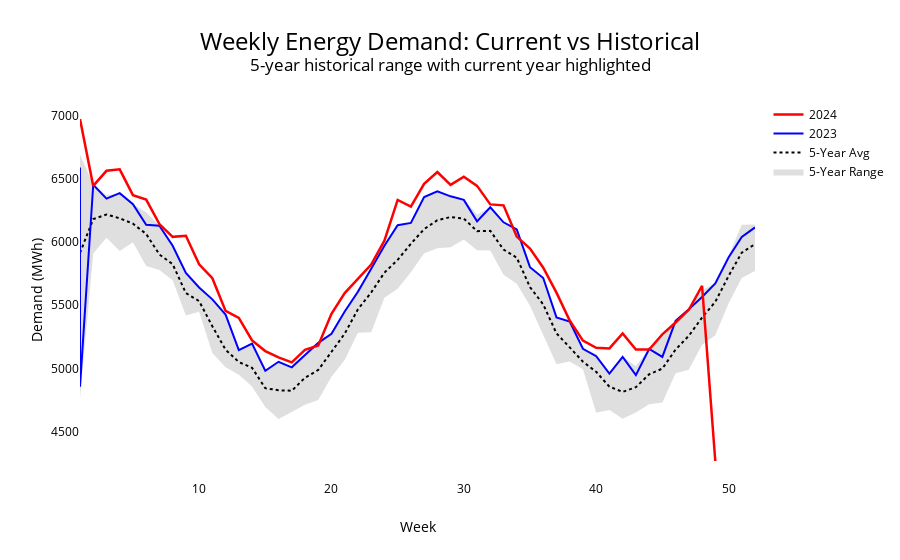

The notebook cell this image was saved under:
### Markdown cell above
## Real-World Use Case: Energy Demand

A common use case for range plots is comparing current energy/resource consumption against historical patterns.

### Code cell
# Simulate energy demand data with realistic patterns
np.random.seed(456)
energy_dates = pd.date_range('2018-01-01', '2024-11-30', freq='D')

energy_demand = []
for date in energy_dates:
    # Base load
    base = 5000
    # Seasonal pattern (higher in summer/winter for HVAC)
    seasonal = 1500 * np.cos(2 * np.pi * (date.dayofyear - 200) / 365) ** 2
    # Weekly pattern (lower on weekends)
    weekend_factor = 0.7 if date.dayofweek >= 5 else 1.0
    # Year-over-year growth
    growth = (date.year - 2018) * 100
    # Random variation
    noise = np.random.randn() * 200
    energy_demand.append((base + seasonal + growth + noise) * weekend_factor)

df_energy = pd.DataFrame({
    'date': energy_dates,
    'demand_mwh': energy_demand
})

# Weekly ending Friday for energy reporting
(
    ggplot(df_energy, aes(x='date', y='demand_mwh')) +
    geom_range(freq='W-Fri', ribbon_alpha=0.25) +
    labs(title='Weekly Energy Demand: Current vs Historical',
         subtitle='5-year historical range with current year highlighted',
         x='Week', y='Demand (MWh)') +
    theme_minimal()
)

### Figure 1 — Plotly figure (JSON) as saved in the notebook; plotly's stock layout.template omitted (floating-point values rounded to 4 significant figures)
{"data": [{"hoverinfo": "skip", "line": {"width": 0}, "mode": "lines", "showlegend": false, "type": "scatter", "x": [1, 2, 3, 4, 5, 6, 7, 8, 9, 10, 11, 12, 13, 14, 15, 16, 17, 18, 19, 20, 21, 22, 23, 24, 25, 26, 27, 28, 29, 30, 31, 32, 33, 34, 35, 36, 37, 38, 39, 40, 41, 42, 43, 44, 45, 46, 47, 48, 49, 50, 51, 52], "xaxis": "x", "y": [4762.0, 5909.0, 6033.0, 5929.0, 5998.0, 5810.0, 5778.0, 5698.0, 5418.0, 5449.0, 5121.0, 5010.0, 4949.0, 4857.0, 4693.0, 4599.0, 4653.0, 4711.0, 4749.0, 4933.0, 5066.0, 5282.0, 5285.0, 5559.0, 5630.0, 5761.0, 5912.0, 5951.0, 5959.0, 6021.0, 5934.0, 5934.0, 5741.0, 5670.0, 5496.0, 5264.0, 5032.0, 5055.0, 4992.0, 4647.0, 4670.0, 4600.0, 4650.0, 4716.0, 4730.0, 4961.0, 4989.0, 5187.0, 5262.0, 5514.0, 5716.0, 5771.0], "yaxis": "y"}, {"customdata": [[4762.0], [5909.0], [6033.0], [5929.0], [5998.0], [5810.0], [5778.0], [5698.0], [5418.0], [5449.0], [5121.0], [5010.0], [4949.0], [4857.0], [4693.0], [4599.0], [4653.0], [4711.0], [4749.0], [4933.0], [5066.0], [5282.0], [5285.0], [5559.0], [5630.0], [5761.0], [5912.0], [5951.0], [5959.0], [6021.0], [5934.0], [5934.0], [5741.0], [5670.0], [5496.0], [5264.0], [5032.0], [5055.0], [4992.0], [4647.0], [4670.0], [4600.0], [4650.0], [4716.0], [4730.0], [4961.0], [4989.0], [5187.0], [5262.0], [5514.0], [5716.0], [5771.0]], "fill": "tonexty", "fillcolor": "rgba(128, 128, 128, 0.25)", "hovertemplate": "%{x}<br>Min: %{customdata[0]:.2f}<br>Max: %{y:.2f}<extra></extra>", "line": {"width": 0}, "mode": "lines", "name": "5-Year Range", "showlegend": true, "type": "scatter", "x": [1, 2, 3, 4, 5, 6, 7, 8, 9, 10, 11, 12, 13, 14, 15, 16, 17, 18, 19, 20, 21, 22, 23, 24, 25, 26, 27, 28, 29, 30, 31, 32, 33, 34, 35, 36, 37, 38, 39, 40, 41, 42, 43, 44, 45, 46, 47, 48, 49, 50, 51, 52], "xaxis": "x", "y": [6694.0, 6454.0, 6372.0, 6387.0, 6299.0, 6237.0, 6130.0, 5971.0, 5756.0, 5640.0, 5546.0, 5426.0, 5145.0, 5196.0, 4981.0, 5052.0, 5008.0, 5106.0, 5202.0, 5273.0, 5450.0, 5628.0, 5789.0, 5971.0, 6133.0, 6152.0, 6356.0, 6402.0, 6362.0, 6338.0, 6215.0, 6275.0, 6156.0, 6100.0, 5801.0, 5715.0, 5404.0, 5370.0, 5155.0, 5116.0, 4963.0, 5091.0, 5019.0, 5153.0, 5245.0, 5377.0, 5468.0, 5618.0, 5674.0, 5888.0, 6138.0, 6139.0], "yaxis": "y"}, {"hovertemplate": "%{x}<br>Avg: %{y:.2f}<extra></extra>", "line": {"color": "black", "dash": "dot", "width": 2}, "mode": "lines", "name": "5-Year Avg", "showlegend": true, "type": "scatter", "x": [1, 2, 3, 4, 5, 6, 7, 8, 9, 10, 11, 12, 13, 14, 15, 16, 17, 18, 19, 20, 21, 22, 23, 24, 25, 26, 27, 28, 29, 30, 31, 32, 33, 34, 35, 36, 37, 38, 39, 40, 41, 42, 43, 44, 45, 46, 47, 48, 49, 50, 51, 52], "xaxis": "x", "y": [5914.0, 6182.0, 6219.0, 6188.0, 6146.0, 6064.0, 5901.0, 5825.0, 5596.0, 5532.0, 5333.0, 5147.0, 5050.0, 5004.0, 4843.0, 4827.0, 4822.0, 4926.0, 4987.0, 5127.0, 5275.0, 5467.0, 5601.0, 5758.0, 5859.0, 5986.0, 6103.0, 6173.0, 6198.0, 6186.0, 6086.0, 6089.0, 5941.0, 5876.0, 5643.0, 5506.0, 5277.0, 5166.0, 5053.0, 4972.0, 4855.0, 4814.0, 4851.0, 4953.0, 4998.0, 5149.0, 5258.0, 5402.0, 5527.0, 5731.0, 5916.0, 5984.0], "yaxis": "y"}, {"hovertemplate": "2023<br>%{x}<br>Value: %{y:.2f}<extra></extra>", "line": {"color": "blue", "width": 2}, "mode": "lines", "name": "2023", "showlegend": true, "type": "scatter", "x": [1, 1, 2, 3, 4, 5, 6, 7, 8, 9, 10, 11, 12, 13, 14, 15, 16, 17, 18, 19, 20, 21, 22, 23, 24, 25, 26, 27, 28, 29, 30, 31, 32, 33, 34, 35, 36, 37, 38, 39, 40, 41, 42, 43, 44, 45, 46, 47, 48, 49, 50, 51, 52], "xaxis": "x", "y": [6591.0, 4855.0, 6454.0, 6344.0, 6387.0, 6299.0, 6137.0, 6130.0, 5971.0, 5756.0, 5640.0, 5546.0, 5426.0, 5145.0, 5196.0, 4981.0, 5052.0, 5008.0, 5106.0, 5202.0, 5273.0, 5450.0, 5607.0, 5789.0, 5971.0, 6133.0, 6152.0, 6356.0, 6402.0, 6362.0, 6334.0, 6164.0, 6275.0, 6156.0, 6100.0, 5801.0, 5715.0, 5404.0, 5370.0, 5155.0, 5096.0, 4959.0, 5091.0, 4946.0, 5153.0, 5091.0, 5377.0, 5468.0, 5565.0, 5672.0, 5878.0, 6040.0, 6116.0], "yaxis": "y"}, {"hovertemplate": "2024<br>%{x}<br>Value: %{y:.2f}<extra></extra>", "line": {"color": "red", "width": 2.5}, "mode": "lines", "name": "2024", "showlegend": true, "type": "scatter", "x": [1, 2, 3, 4, 5, 6, 7, 8, 9, 10, 11, 12, 13, 14, 15, 16, 17, 18, 19, 20, 21, 22, 23, 24, 25, 26, 27, 28, 29, 30, 31, 32, 33, 34, 35, 36, 37, 38, 39, 40, 41, 42, 43, 44, 45, 46, 47, 48, 49], "xaxis": "x", "y": [6974.0, 6445.0, 6564.0, 6576.0, 6372.0, 6336.0, 6143.0, 6041.0, 6050.0, 5824.0, 5714.0, 5455.0, 5399.0, 5221.0, 5137.0, 5087.0, 5047.0, 5146.0, 5181.0, 5432.0, 5596.0, 5710.0, 5822.0, 6011.0, 6334.0, 6281.0, 6461.0, 6554.0, 6453.0, 6517.0, 6445.0, 6298.0, 6291.0, 6043.0, 5949.0, 5797.0, 5600.0, 5379.0, 5219.0, 5163.0, 5158.0, 5276.0, 5149.0, 5149.0, 5269.0, 5363.0, 5463.0, 5653.0, 4266.0], "yaxis": "y"}], "layout": {"title": {"font": {"size": 24}, "text": "Weekly Energy Demand: Current vs Historical<br><sup>5-year historical range with current year highlighted</sup>", "x": 0.5, "xanchor": "center", "yanchor": "top"}, "xaxis": {"anchor": "y", "domain": [0, 1], "title": {"text": "Week"}}, "yaxis": {"anchor": "x", "domain": [0, 1], "title": {"text": "Demand (MWh)"}}}}
